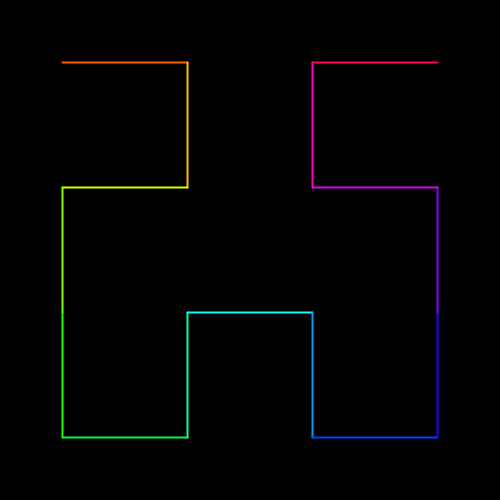
Frame 1 (no input)
Frame 60 (no input): identical to frame 1, image omitted
Frame 120 (the mouse pressed at the canvas centre since frame 60): identical to frame 1, image omitted

The p5.js sketch that drew this single still picture (run headless with seeded random() and noise() and a simulated clock; from frame 60 on, the mouse is pressed at the canvas centre):

// p5.js sketch
// ── sketch.js
var orden = 2

function setup() {
    createCanvas(500, 500);
    background(0);
    
    var canvas = document.getElementById('defaultCanvas0');
    //var size = width; // Usamos el ancho del lienzo como tamaño
    
    colorMode(HSB, 100);
    
  }

  function draw() {
    background(0);
    hilbertDemo(canvas, width);
  }
  
  function hindex2xy(hindex, N) {
    var positions = [
    /* 0: */ [0, 0],
    /* 1: */ [0, 1],
    /* 2: */ [1, 1],
    /* 3: */ [1, 0]
    ];

    var tmp = positions[last2bits(hindex)];
    hindex = (hindex >>> 2);

    var x = tmp[0];
    var y = tmp[1];

    for (var n = 4; n <= N; n *= 2) {
        var n2 = n / 2;

        switch (last2bits(hindex)) {
        case 0: /* left-bottom */
            tmp = x; x = y; y = tmp;
            break;

        case 1: /* left-upper */
            x = x;
            y = y + n2;
            break;

        case 2: /* right-upper */
            x = x + n2;
            y = y + n2;
            break;

        case 3: /* right-bottom */
            tmp = y;
            y = (n2-1) - x;
            x = (n2-1) - tmp;
            x = x + n2;
            break;
        }

        hindex = (hindex >>> 2);
    }

    return [x, y];

    function last2bits(x) { return (x & 3); }
}
  
  function hilbertDemo(canvas, size) {
    var ctx = canvas.getContext('2d');
  
    //stroke(0);
    //ctx.strokeStyle = 'red';
    //fill(0);
    //ctx.fillStyle = 'red';
    strokeWeight(2);
    //ctx.lineWidth = 2;
  
    var N = 2**orden;
  
    var prev = [0, 0],
      curr;
  
    var blockSize = (size / N);
    var offset = blockSize / 2;
  
    for (var i = 0; i < N * N; i += 1) {
      stroke(map(i, 0, N * N, 0, 100), 100, 100);
      fill(map(i, 0, N * N, 0, 100), 100, 100); //Color de los circulos
  
      curr = hindex2xy(i, N);
  
      
      if (i > 0) { // Evitar la línea desde el primer punto
        line(prev, curr, blockSize, offset);
        //line(prev[0], prev[1], curr[0], curr[1]);
      }
      dot(curr, blockSize, offset);
      //circle(curr[0], blockSize + offset, 7);
  
      prev = curr;
    }
  
    function dot(point, blockSize, offset) {
      var r = 7 - orden;
      if (orden > 6){
        r = 1
      }  
      
      var x = point[0],
        y = point[1];
  
      
      ctx.beginPath();
      ctx.arc(x * blockSize + offset, y * blockSize + offset, r, 0, 2 * Math.PI);
      //ctx.fill();
    }
  
    function line(from, to, blockSize, offset) {
      var off = offset;
  
      ctx.beginPath();
      ctx.moveTo(from[0] * blockSize + off, from[1] * blockSize + off);
      ctx.lineTo(to[0] * blockSize + off, to[1] * blockSize + off);
      ctx.stroke();
    }
  }
  
// ── hilbert1.js
var g_orden = 4
var time;

function setup() {
    createCanvas(700, 700);
    background(0);
    p1_value = 1;
    p1_prev = 1;
    b1_value = false;
    b2_value = true;
    button1 = createButton("-");
    p1 = createP(p1_value);
    button2 = createButton("+");
    div1 = createDiv();
    div1.child(button1);
    div1.child(p1);
    div1.child(button2);
    button1.mousePressed(toggle1);
    button2.mousePressed(toggle2);
    time = 0;
    
    var canvas = document.getElementById('defaultCanvas0');
    //var size = width; // Usamos el ancho del lienzo como tamaño
    
    colorMode(HSB, 100);
    
  }

  function draw() {
    background(0);
    puntos1 = hilbertDemo(canvas, width, g_orden - 1);
    puntos2 = hilbertDemo(canvas, width, g_orden);
    puntos0 = [];
    for (let i = 0; i < puntos2.length; i++) {
        j = int(map(i, 0, puntos2.length, 0, puntos1.length))
        puntos0.push([map(sin(time), -1, 1, puntos1[j][0], puntos2[i][0]), map(sin(time), -1, 1, puntos1[j][1], puntos2[i][1])])
        //const element = array[i];
    }

    stroke(map(sin(time), -1, 1, 0, 100),100,100);
    strokeWeight(1);
    noFill();
    beginShape();
    for (let i = 0; i < puntos2.length; i++) {
        //stroke(map(i, 0, puntos.length, 0, 100), 100,100);
        vertex(puntos0[i][0] , puntos0[i][1] );
    }
    endShape();

    time += 0.01;
    if (time > 99999){
        time = 0;
    }
  }
  
  function hindex2xy(hindex, N) {
    var positions = [
    /* 0: */ [0, 0],
    /* 1: */ [0, 1],
    /* 2: */ [1, 1],
    /* 3: */ [1, 0]
    ];

    var tmp = positions[last2bits(hindex)];
    hindex = (hindex >>> 2);

    var x = tmp[0];
    var y = tmp[1];

    for (var n = 4; n <= N; n *= 2) {
        var n2 = n / 2;

        switch (last2bits(hindex)) {
        case 0: /* left-bottom */
            tmp = x; x = y; y = tmp;
            break;

        case 1: /* left-upper */
            x = x;
            y = y + n2;
            break;

        case 2: /* right-upper */
            x = x + n2;
            y = y + n2;
            break;

        case 3: /* right-bottom */
            tmp = y;
            y = (n2-1) - x;
            x = (n2-1) - tmp;
            x = x + n2;
            break;
        }

        hindex = (hindex >>> 2);
    }

    return [x, y];

    function last2bits(x) { return (x & 3); }
}
  
  function hilbertDemo(canvas, size, orden) {
    var ctx = canvas.getContext('2d');
    var listica = [];
  
    //stroke(0);
    //ctx.strokeStyle = 'red';
    //fill(0);
    //ctx.fillStyle = 'red';
    strokeWeight(2);
    //ctx.lineWidth = 2;
  
    var N = 2**orden;
  
    var prev = [0, 0],
      curr;
  
    var blockSize = (size / N);
    var offset = blockSize / 2;
  
    for (var i = 0; i < N * N; i += 1) {
      stroke(map(i, 0, N * N, 0, 100), 100, 100);
      fill(map(i, 0, N * N, 0, 100), 100, 100); //Color de los circulos
  
      curr = hindex2xy(i, N);
      console.log(curr);
      curr[0] = curr[0] * blockSize + offset;
      curr[1] = curr[1] * blockSize + offset;
      listica.push(curr);
  
      prev = curr;
    }
    return listica;
  }

  function toggle1(){
    if (p1_value > 1) {
        p1.html(p1_value-1);
        p1_value -= 1;
    }
  }

  function toggle2(){
    if (p1_value < 9) {
        p1.html(p1_value+1);
        p1_value += 1;
    }
  }
  
// ── hilbert2.js
var g_orden = 1
var time, t0, t1, indices0, indices1, blockSize, offset, n;

function setup() {
    createCanvas(700, 700);
    background(0);
    p1_value = 1;
    p1_prev = 1;
    b1_value = false;
    b2_value = true;
    button1 = createButton("-");
    p1 = createP(p1_value);
    button2 = createButton("+");
    div1 = createDiv();
    div1.child(button1);
    div1.child(p1);
    div1.child(button2);
    button1.mousePressed(toggle1);
    button2.mousePressed(toggle2);
    time = 0;
    
    //var size = width; // Usamos el ancho del lienzo como tamaño
    n = 2**g_orden;
    indices0 = [];
    blockSize = (width / n);
    offset = blockSize / 2;

    for (let i = 0; i < n**2; i++) {
        coord = hindex2xy(i, n);
        coord = [coord[0] * blockSize + offset, coord[1]*blockSize+offset]
        circle(coord[0], coord[1], 50);
        indices0.push(coord);
    }
    indices1 = indices0;
    
    colorMode(HSB, 100);
  }

  function draw() {
    background(0);
    stroke(0,0,100);
    strokeWeight(1);
    line(0, height/2,width,height/2);
    line(width/2, 0, width/2, height);


    
    fill(80, 100, 100);
    noStroke();
    indices0.forEach(i => {
        circle(i[0], i[1], 25);
    });

    noFill();
    stroke(0, 100, 100);
    strokeWeight(7);
    beginShape();
    if (time < t1){
        for (let i = 0; i < indices1.length; i++) {
            j = int(i%indices0.length);
            vertex(map(time, t0, t1, indices0[j][0], indices1[i][0]), map(time, t0, t1, indices0[j][1], indices1[i][1]));
        }
    } else {
        indices0 = indices1;
        indices1.forEach(i => {
            vertex(i[0], i[1]);
        });
    }
    endShape();
    time += 0.01;
  }

  function hindex2xy(hindex, N) {
    var positions = [
    /* 0: */ [0, 0],
    /* 1: */ [0, 1],
    /* 2: */ [1, 1],
    /* 3: */ [1, 0]
    ];

    var tmp = positions[last2bits(hindex)];
    hindex = (hindex >>> 2);

    var x = tmp[0];
    var y = tmp[1];

    for (var n = 4; n <= N; n *= 2) {
        var n2 = n / 2;

        switch (last2bits(hindex)) {
        case 0: /* left-bottom */
            tmp = x; x = y; y = tmp;
            break;

        case 1: /* left-upper */
            x = x;
            y = y + n2;
            break;

        case 2: /* right-upper */
            x = x + n2;
            y = y + n2;
            break;

        case 3: /* right-bottom */
            tmp = y;
            y = (n2-1) - x;
            x = (n2-1) - tmp;
            x = x + n2;
            break;
        }

        hindex = (hindex >>> 2);
    }

    return [x, y];

    function last2bits(x) { return (x & 3); }
}

function nextIt(ind0) {
    ind1 = ind0;
    g_orden += 1;
    n = 2**(g_orden);
    //indices0 = [];
    var prevBlockSize = blockSize;
    blockSize = (width / n);
    offset = blockSize / 2;
    var n1 = [];
    var n2 = [];
    var n3 = [];
    var n4 = [];
        ind1.forEach(i => {
        var temp = [i[0]/prevBlockSize, i[1]/prevBlockSize];
        n1.push([temp[0]*blockSize, temp[1]*blockSize]);
        n2.push([temp[0]*blockSize, temp[1]*blockSize + (width/2)]);
        n3.push([temp[0]*blockSize + (width/2), temp[1]*blockSize + (width/2)]);
        n4.push([temp[0]*blockSize + (width/2), temp[1]*blockSize]);
    });
    return n1.concat(n2, n3, n4);
}

function rotation(ind0){
    var ind1 = ind0.map((item) => item.slice());
    for (let i = 0; i < ind1.length/4; i++) {
        tempx = ind1[i][0];
        ind1[i][0] = ind1[i][1];
        ind1[i][1] = tempx;
    }
    for (let i = ind1.length*3/4; i < ind1.length; i++) {
        tempx = ind1[i][0];
        ind1[i][0] = width - ind1[i][1];
        ind1[i][1] = width - tempx;
    }
    return ind1;
}

function arraysEqual(arr1, arr2) {
    if (arr1.length !== arr2.length) {
      return false;
    }
  
    for (let i = 0; i < arr1.length; i++) {
      if (!arr1[i].every((value, index) => value === arr2[i][index])) {
        return false;
      }
    }
  
    return true;
  }

function toggle1(){
    t0 = time;
    t1 = time + 1;
    indices1 = nextIt(indices0);
}
function toggle2(){
    t0 = time;
    t1 = time + 1;
    indices1 = rotation(indices0);
}
// ── styles.css
html, body {
    margin: 10;
    padding: 10;
    background: #c295f6;
    height: 100vh; /* Set the height to full viewport height */
    display: flex; /* Use flexbox to arrange elements */
    flex-direction: row; /* Arrange elements in a row */
  }
  
  canvas {
    border: solid white;
    flex: 1; /* Let the canvas grow to take available space */
    align-self: flex-start; /* Align canvas to the top of its container */
  }
  
  div {
    border: solid black;
    max-width: 30%;
    max-height: 670px;
    padding: 15px;
    display: flex; /* Use flexbox for the div */
    flex-direction: column; /* Arrange children vertically */
    align-items: center; /* Center children horizontally */
    justify-content: center; /* Center children vertically */
  }
  
  /* Rest of your CSS styles */
  

  p {
    display: flex;
    background-color: #251969;
    border-radius: 2px;
    border-width: 0;
    box-shadow: rgba(50, 50, 93, .1) 0 0 0 1px inset,rgba(50, 50, 93, .1) 0 2px 5px 0,rgba(0, 0, 0, .07) 0 1px 1px 0;
    box-sizing: border-box;
    color: #fff;
    font-family: Roboto,"Helvetica Neue",Ubuntu,sans-serif;
    font-size: 100%;
    height: 40px;
    margin: 12px 10px 0;
    padding: 10px 98px;
    text-align: center;
    width: 200px;
  }
  
  button {
    background-color: #405cf5;
    border-radius: 7px;
    border-width: 0;
    box-shadow: rgba(50, 50, 93, .1) 0 0 0 1px inset,rgba(50, 50, 93, .1) 0 2px 5px 0,rgba(0, 0, 0, .07) 0 1px 1px 0;
    box-sizing: border-box;
    color: #fff;
    cursor: pointer;
    font-family: -apple-system,system-ui,"Segoe UI",Roboto,"Helvetica Neue",Ubuntu,sans-serif;
    font-size: 100%;
    height: 40px;
    line-height: 1.15;
    margin: 12px 10px 0;
    outline: none;
    overflow: hidden;
    padding: 0 25px;
    position: relative;
    text-align: center;
    transform: translateZ(0);
    transition: all .2s,box-shadow .08s ease-in;
    touch-action: manipulation;
    width: 200px;
  }
